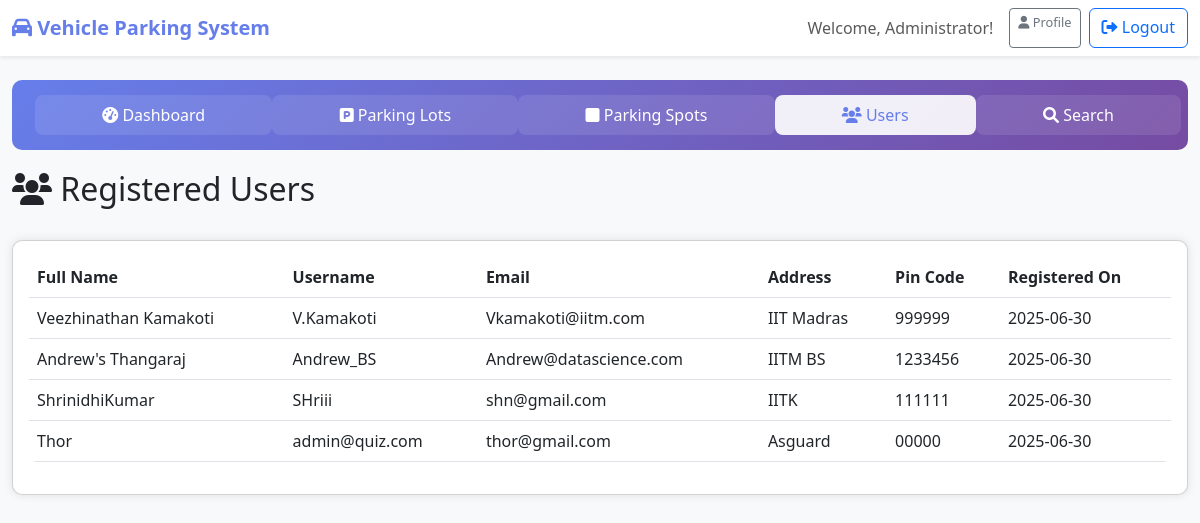
Page /admin/users (signed in) on the committed database.
### tables this page shows
CREATE TABLE users (
            id INTEGER PRIMARY KEY AUTOINCREMENT,
            full_name TEXT NOT NULL,
            username TEXT UNIQUE NOT NULL,
            email TEXT UNIQUE NOT NULL,
            password TEXT NOT NULL,
            address TEXT NOT NULL,
            pin_code TEXT NOT NULL,
            role TEXT DEFAULT 'user',
            created_at TIMESTAMP DEFAULT CURRENT_TIMESTAMP
        );

### app.py (the view)
@app.route('/admin/users')
@admin_required
def admin_users():
    conn = get_db_connection()
    users = conn.execute('''
        SELECT id, full_name, username, email, address, pin_code, created_at
        FROM users
        WHERE role='user'
        ORDER BY created_at DESC
    ''').fetchall()
    conn.close()
    return render_template('admin_users.html', users=users)

### app.py (called while the page is built)
def admin_required(f):
    @wraps(f)
    def decorated_function(*args, **kwargs):
        if 'user_id' not in session or session.get('role') != 'admin':
            flash('Access denied. Admins only.', 'error')
            return redirect(url_for('login'))
        return f(*args, **kwargs)
    return decorated_function

def get_db_connection():
    conn = sqlite3.connect(DATABASE)
    conn.row_factory = sqlite3.Row
    return conn

### templates/admin_users.html (shortened to what this page needs)
{% extends "base.html" %}
{% block content %}
<div class="d-flex justify-content-between align-items-center mb-4">
    <h2><i class="fas fa-users"></i> Registered Users</h2>
</div>
{% if users %}
<div class="card">
    <div class="card-body">
        <div class="table-responsive">
            <table class="table table-hover">
                <thead>
                    <tr>
                        <th>Full Name</th>
                        <th>Username</th>
                        <th>Email</th>
                        <th>Address</th>
                        <th>Pin Code</th>
                        <th>Registered On</th>
                    </tr>
                </thead>
                <tbody>
                    {% for user in users %}
                    <tr>
                        <td>{{ user.full_name }}</td>
                        <td>{{ user.username }}</td>
                        <td>{{ user.email }}</td>
                        <td>{{ user.address }}</td>
                        <td>{{ user.pin_code }}</td>
                        <td>
                            {{ user.created_at[:10] if user.created_at else 'N/A' }}
                        </td>
                    </tr>
                    {% endfor %}
                </tbody>
            </table>
        </div>
    </div>
</div>
{% else %}
<div class="text-center py-5">
    <i class="fas fa-users fa-4x text-muted mb-4"></i>
    <h4 class="text-muted">No Users Found</h4>
    <p class="text-muted">No users have registered yet.</p>
</div>
{% endif %}
{% endblock %}

### templates/base.html (style rules this page uses)
body { background-color: #f8f9fa; }
.card { border-radius: 10px; box-shadow: 0 0 10px rgba(0,0,0,0.1); }
.table { border-radius: 8px; overflow: hidden; }

### rows in the picture
users: full_name "Veezhinathan Kamakoti", username "V.Kamakoti", email "Vkamakoti@iitm.com", address "IIT Madras", pin_code "999999", created_at "2025-06-30"
users: full_name "Andrew's Thangaraj", username "Andrew_BS", email "Andrew@datascience.com", address "IITM BS", pin_code "1233456", created_at "2025-06-30"
users: full_name "ShrinidhiKumar", username "SHriii", email "shn@gmail.com", address "IITK", pin_code "111111", created_at "2025-06-30"
users: full_name "Thor", username "admin@quiz.com", email "thor@gmail.com", address "Asguard", pin_code "00000", created_at "2025-06-30"

### other values in the picture
{{ session.full_name }} "Administrator"
